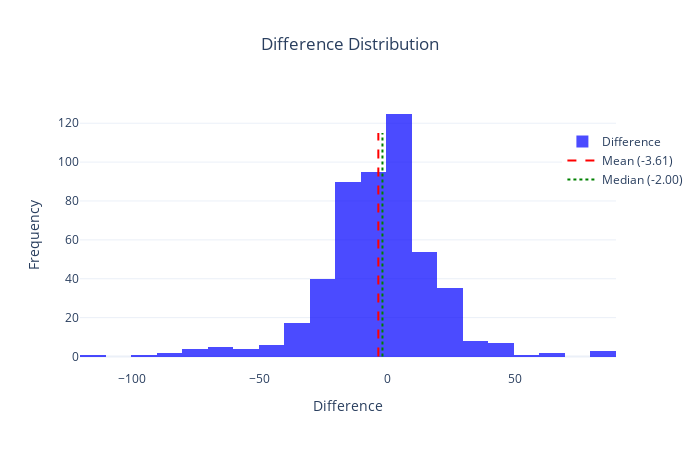

Notebook code for this chart:
### Code cell
difference_data = {}

for column in numerical_columns:
    difference = movie_remakes_df_joined["original_" + column] - movie_remakes_df_joined["remake_" + column]
    difference.dropna(inplace = True)

    difference_data[column] = {"values": difference.to_list(),
                               "mean": difference.mean(),
                                "median": difference.median()}

    # Test mean using one-sample t-test (one-tailed)
    stat_mean, p_value_mean = ttest_1samp(difference, 0)

    # Adjust for one-tailed tests
    p_mean_greater = p_value_mean / 2 if stat_mean > 0 else 1.0
    p_mean_less = p_value_mean / 2 if stat_mean < 0 else 1.0

    if p_mean_greater < 0.05:
        print(f"{column}: Mean is significantly greater than zero (p = {p_mean_greater:.4f}).")
    elif p_mean_less < 0.05:
        print(f"{column}: Mean is significantly less than zero (p = {p_mean_less:.4f}).")
    else:
        print(f"{column}: Mean is not significantly different from zero.")

    # Test median using Wilcoxon signed-rank test (one-tailed)
    try:
        stat_median, p_value_median = wilcoxon(difference)

        # Adjust for one-tailed tests
        p_median_greater = p_value_median / 2 if np.median(difference) > 0 else 1.0
        p_median_less = p_value_median / 2 if np.median(difference) < 0 else 1.0

        if p_median_greater < 0.05:
            print(f"{column}: Median is significantly greater than zero (p = {p_median_greater:.4f}).")
        elif p_median_less < 0.05:
            print(f"{column}: Median is significantly less than zero (p = {p_median_less:.4f}).")
        else:
            print(f"{column}: Median is not significantly different from zero.")
    except ValueError:
        print(f"{column}: Wilcoxon test not applicable due to small sample size or zero differences.")


    mean_diff = difference.mean()
    median_diff = difference.median()

    fig = go.Figure()

    fig.add_trace(
        go.Histogram(
            x=difference,
            nbinsx=20,
            marker_color='blue',
            opacity=0.7,
            name='Difference'
        )
    )

    fig.add_trace(
        go.Scatter(
            x=[mean_diff, mean_diff],
            y=[0, max(np.histogram(difference, bins=20)[0])],
            mode="lines",
            line=dict(color="red", width=2, dash="dash"),
            name=f"Mean ({mean_diff:.2f})",
        )
    )

    fig.add_trace(
        go.Scatter(
            x=[median_diff, median_diff],
            y=[0, max(np.histogram(difference, bins=20)[0])],
            mode="lines",
            line=dict(color="green", width=2, dash="dot"),
            name=f"Median ({median_diff:.2f})",
        )
    )

    fig.update_layout(
        title={
            'text': 'Difference Distribution',
            'x': 0.5,  
            'xanchor': 'center'
        },
        xaxis_title="Difference",
        yaxis_title="Frequency",
        barmode="overlay",
        template="plotly_white",
        legend=dict(x=0.9, y=0.9),
        autosize=True,  
        height=450,     
        width=700,       
    )

    pio.write_html(fig, f"DataStory/Differences/{column}_difference_distplot.html", auto_open=False, include_plotlyjs="cdn")
    # Show plot
    fig.show()

### Figure 1 — Plotly figure (JSON) as saved in the notebook; plotly's stock layout.template omitted (floating-point values rounded to 4 significant figures; data arrays with more than 128 entries replaced by an {"elided": "..."} marker saying what was removed)
{"data": [{"marker": {"color": "blue"}, "name": "Difference", "nbinsx": 20, "opacity": 0.7, "type": "histogram", "x": {"elided": "500 int values"}}, {"line": {"color": "red", "dash": "dash", "width": 2}, "mode": "lines", "name": "Mean (-3.61)", "type": "scatter", "x": [-3.614, -3.614], "y": [0, 115]}, {"line": {"color": "green", "dash": "dot", "width": 2}, "mode": "lines", "name": "Median (-2.00)", "type": "scatter", "x": [-2, -2], "y": [0, 115]}], "layout": {"autosize": true, "barmode": "overlay", "height": 450, "legend": {"x": 0.9, "y": 0.9}, "title": {"text": "Difference Distribution", "x": 0.5, "xanchor": "center"}, "width": 700, "xaxis": {"title": {"text": "Difference"}}, "yaxis": {"title": {"text": "Frequency"}}}}
